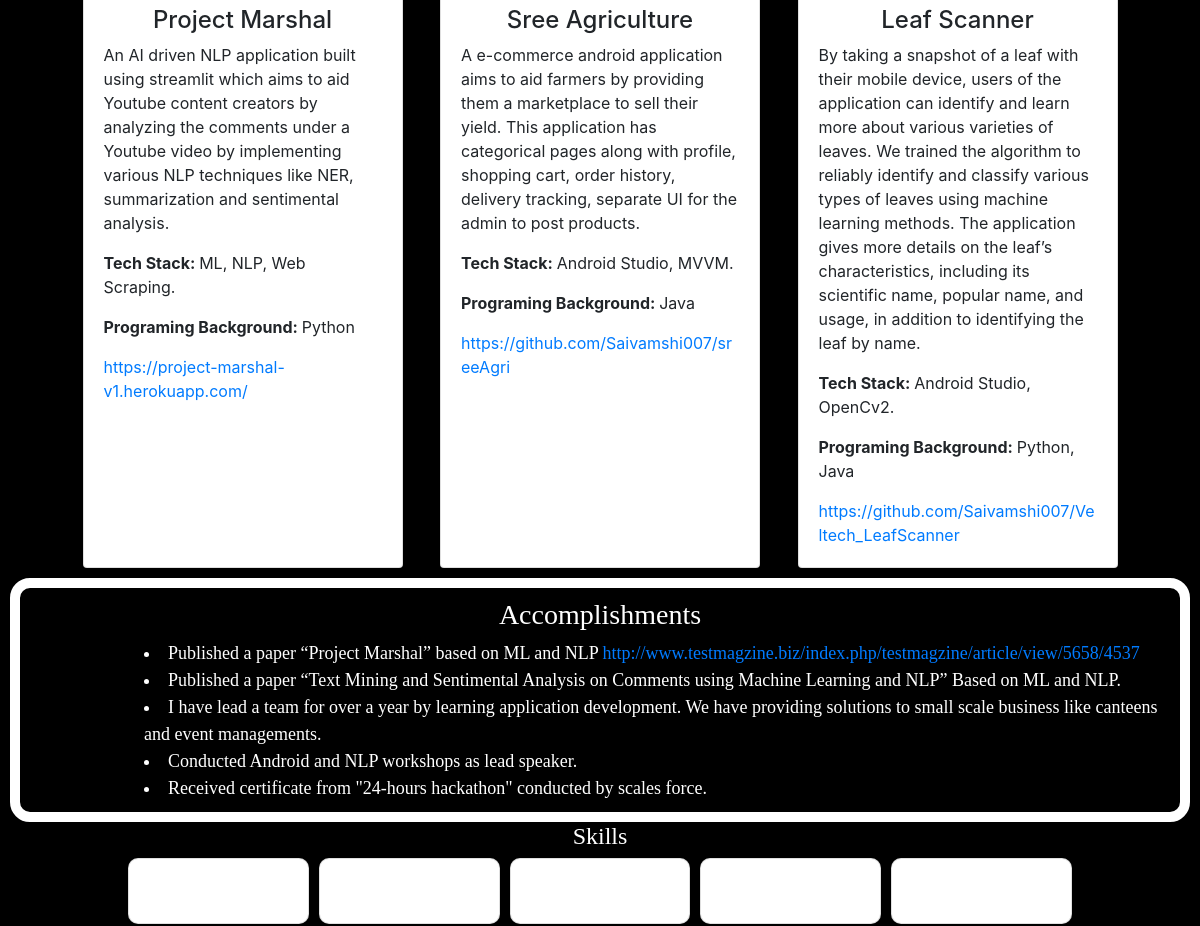
The page /mybio/ (middle part) on the database as committed earlier.
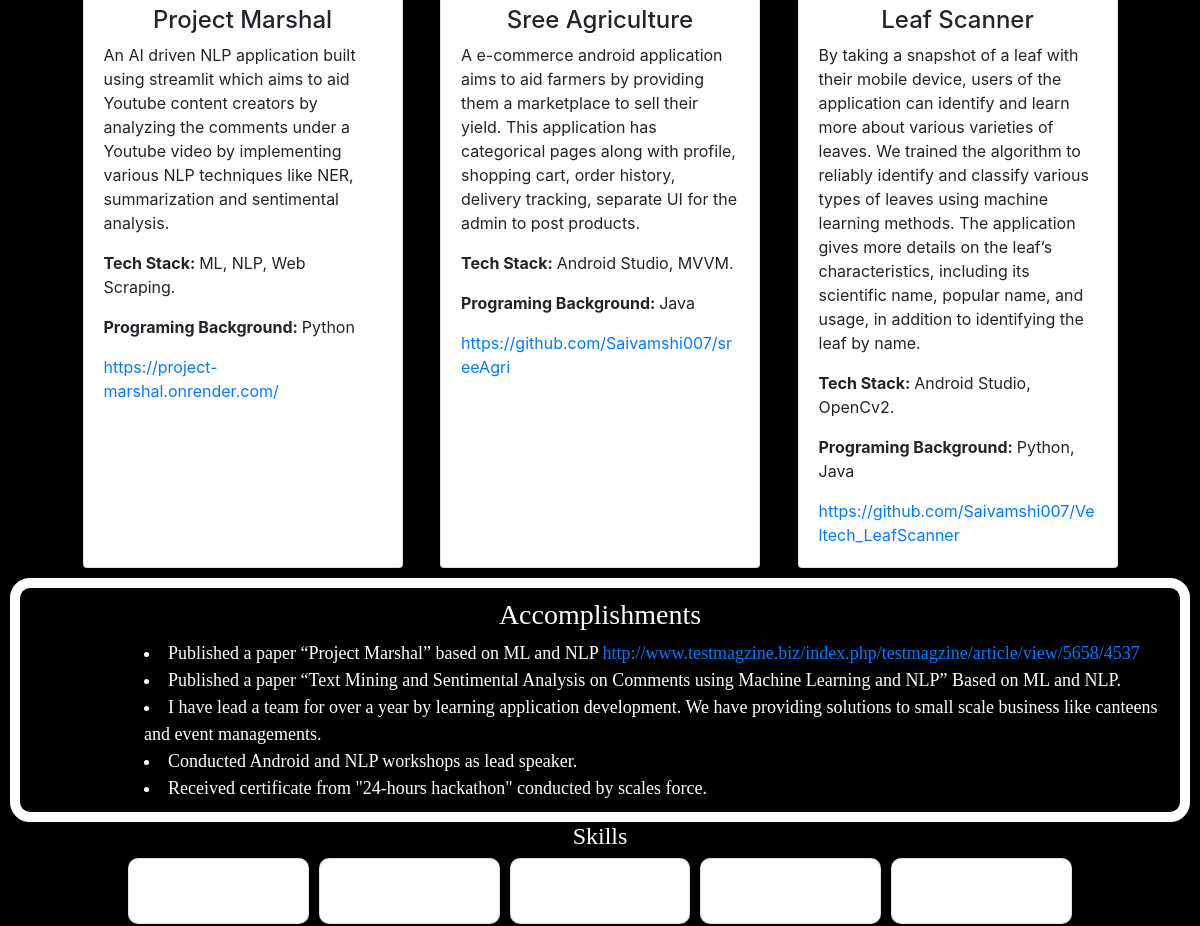
The same page on the database as committed later.
### mybio/models.py (models this page shows, shortened)
class ProjectTable(models.Model):
    project_title=models.TextField(max_length=100)
    project_abstract=models.TextField(max_length=800)
    project_tech=models.TextField(max_length=60)
    project_programming_background=models.TextField(max_length=60)
    project_link=models.TextField(max_length=100)
    project_img=models.ImageField(default="./static/img/logo1.JPG")

### mybio/views.py (the view)
# urls.py: path('',views.index,name=('index')),
def index(request):
    project=ProjectTable.objects.all()
    form=MessageTable()
    context={
        'form':form,
        "projects":project,
        "skills":[{"color":tuple(np.random.choice(range(256), size=3)),"skill":"Python"},
                  {"color":tuple(np.random.choice(range(256), size=3)),"skill":"Django REST FrameWork"},
                  {"color":tuple(np.random.choice(range(256), size=3)),"skill":"PySpark"},
                  {"color":tuple(np.random.choice(range(256), size=3)),"skill":"Tableau"},
                  {"color":tuple(np.random.choice(range(256), size=3)),"skill":"NLP"},
                  {"color":tuple(np.random.choice(range(256), size=3)),"skill":"AI"},
                  {"color":tuple(np.random.choice(range(256), size=3)),"skill":"ML"},
                  {"color":tuple(np.random.choice(range(256), size=3)),"skill":"TensorFlow"},
                  {"color":tuple(np.random.choice(range(256), size=3)),"skill":"Java"},
                  {"color":tuple(np.random.choice(range(256), size=3)),"skill":"JavaScript"},
                  ]
    }
    template=loader.get_template('index.html')
    return HttpResponse(template.render(context))

### mybio/templates/mybio/index.html (shortened to what this page needs)
{% extends "base.html" %}
{% block page_content%}
<div style="background-color: black">
    {% include "./projects.html" with projects=projects %}
    <div style="padding: 10px 10px 10px 10px;">
    {% include "./accomplishments.html" %}
    {% include "./skills.html" with colors=color %}
  </div>
  {% endblock %}

### mybio/templates/mybio/base.html (shortened to what this page needs)
<link rel="stylesheet" href="https://stackpath.bootstrapcdn.com/bootstrap/4.1.3/css/bootstrap.min.css">
{% block page_content %}
{% endblock %}

### mybio/templates/mybio/projects.html (shortened to what this page needs)
  <div class="container">
{% for project in projects %}
    <div class="card" style="width: 20em; ;
    " >
        <div class="card-body" >
            <h4 style="text-align: center;">{{project.project_title}}</h4>
            <p>{{project.project_abstract}}</p>
            <p><b>Tech Stack: </b>{{project.project_tech}}</p>
            <p><b>Programing Background: </b>{{project.project_programming_background}}</p>
            <a target="_blank" href="{{project.project_link}}">{{project.project_link}}</a>
        </div>
</div>
{% endfor %}
  </div>

### mybio/templates/mybio/accomplishments.html
<div style="border-width: 10px; border-color: white; border-radius: 20px; border-style: solid; padding: 10px;">
<h3 style="font-family: serif;text-align: center; font-style: bold; color: white;">Accomplishments</h3>
<div style="text-align: start;color: white; font-size: 18px; padding-left:10%;font-family: serif; ">
<li>Published a paper “Project Marshal” based on ML and NLP
    <a href="http://www.testmagzine.biz/index.php/testmagzine/article/view/5658/4537">http://www.testmagzine.biz/index.php/testmagzine/article/view/5658/4537</a></li>
<li>Published a paper “Text Mining and Sentimental Analysis on Comments using Machine Learning and
   NLP” Based on ML and NLP.
<li>I have lead a team for over a year by learning application development. We have providing solutions to small
   scale business like canteens and event managements.</li>
<li>Conducted Android and NLP workshops as lead speaker.</li>
<li>Received certificate from "24-hours hackathon" conducted by scales force.</li>
</div>
</div>

### mybio/templates/mybio/skills.html (shortened to what this page needs)
<h4 style="color: white;font-family: serif;text-align: center; ">Skills</h4>
<div class="box">
{% for in_col in skills %}
<div class="card" style="
width: 100em;
justify-content: center;
text-align: center;
border-radius:10px 10px 10px 10px ;
background-color:rgb{{in_col.color}};
">
    <p style="color: white;
            font-weight: bolder;
            text-align: center;
            justify-content: center;
        ">{{in_col.skill}}</p>
</div>
{% endfor %}
</div>

### mybio/templates/mybio/projects.html (style rules this page uses)
.container { display: flex; align-items: stretch; justify-content: start; flex-direction: row; justify-content: space-evenly; }

### mybio/templates/mybio/skills.html (style rules this page uses)
.box { display: flex; flex-wrap: wrap; gap: 10px; padding-left: 10%; padding-right: 10%; }
.box>* { flex: 1 1 160px; }

Rows that differ between the two databases and show on the page:
changed ProjectTable "Project Marshal": project_link "https://project-marshal-v1.herokuapp.com/" → "https://project-marshal.onrender.com/"
